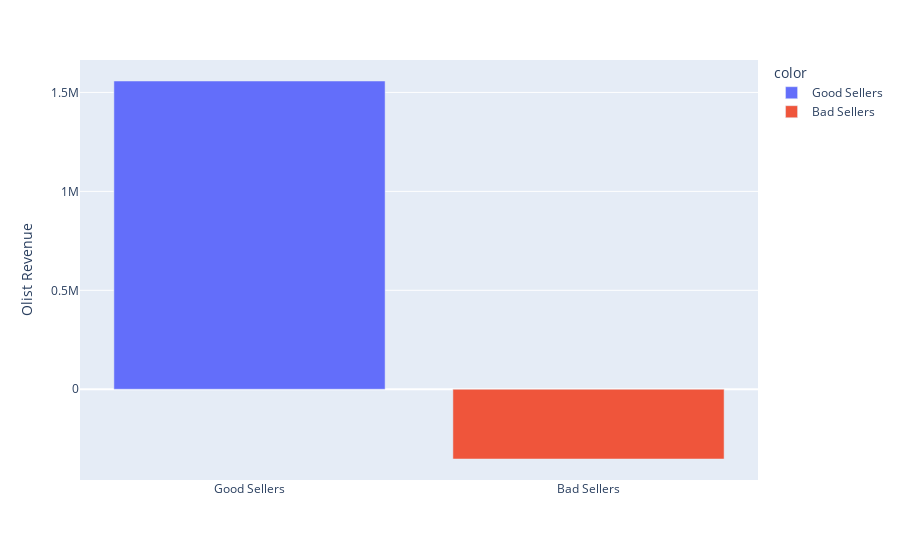

Here is the notebook cell this chart was saved with:
### Code cell
# plot bad sellers vs good sellers

y_loss = bad_sellers["olist_loss"].sum() 
y_winn = good_sellers["olist_winn"].sum() 

x=["Good Sellers", "Bad Sellers"]
y=[y_winn, y_loss]

px.bar(x=x , y=y, labels={"x":"", "y":"Olist Revenue"}, color=x)

### Figure 1 — Plotly figure (JSON) as saved in the notebook; plotly's stock layout.template omitted (floating-point values rounded to 4 significant figures)
{"data": [{"alignmentgroup": "True", "hovertemplate": "color=Good Sellers<br>=%{x}<br>Olist Revenue=%{y}<extra></extra>", "legendgroup": "Good Sellers", "marker": {"color": "#636efa", "pattern": {"shape": ""}}, "name": "Good Sellers", "offsetgroup": "Good Sellers", "orientation": "v", "showlegend": true, "textposition": "auto", "type": "bar", "x": ["Good Sellers"], "xaxis": "x", "y": [1558000.0], "yaxis": "y"}, {"alignmentgroup": "True", "hovertemplate": "color=Bad Sellers<br>=%{x}<br>Olist Revenue=%{y}<extra></extra>", "legendgroup": "Bad Sellers", "marker": {"color": "#EF553B", "pattern": {"shape": ""}}, "name": "Bad Sellers", "offsetgroup": "Bad Sellers", "orientation": "v", "showlegend": true, "textposition": "auto", "type": "bar", "x": ["Bad Sellers"], "xaxis": "x", "y": [-352600.0], "yaxis": "y"}], "layout": {"barmode": "relative", "legend": {"title": {"text": "color"}, "tracegroupgap": 0}, "margin": {"t": 60}, "xaxis": {"anchor": "y", "domain": [0, 1], "title": {"text": ""}}, "yaxis": {"anchor": "x", "domain": [0, 1], "title": {"text": "Olist Revenue"}}}}
